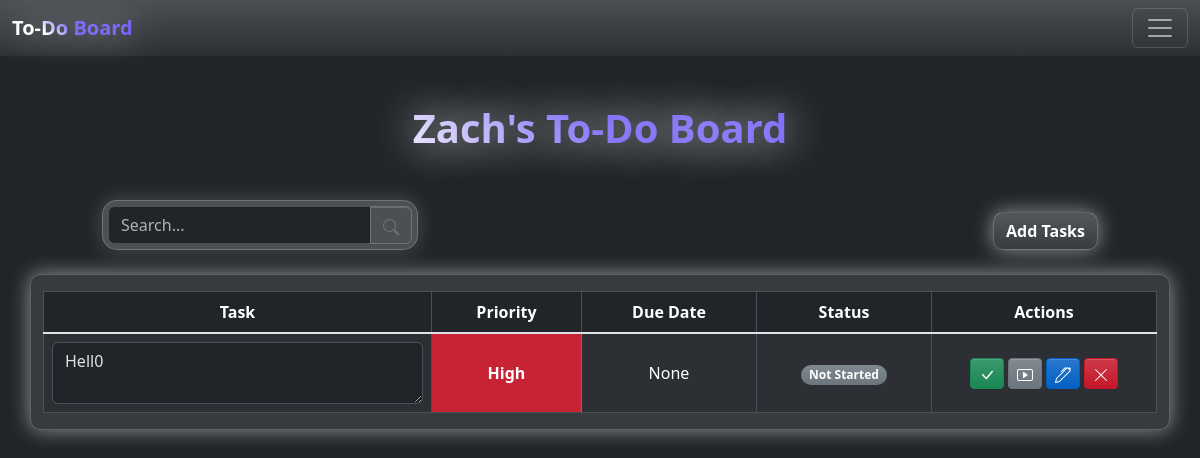
Before: /todo-list (signed in) with the older database file.
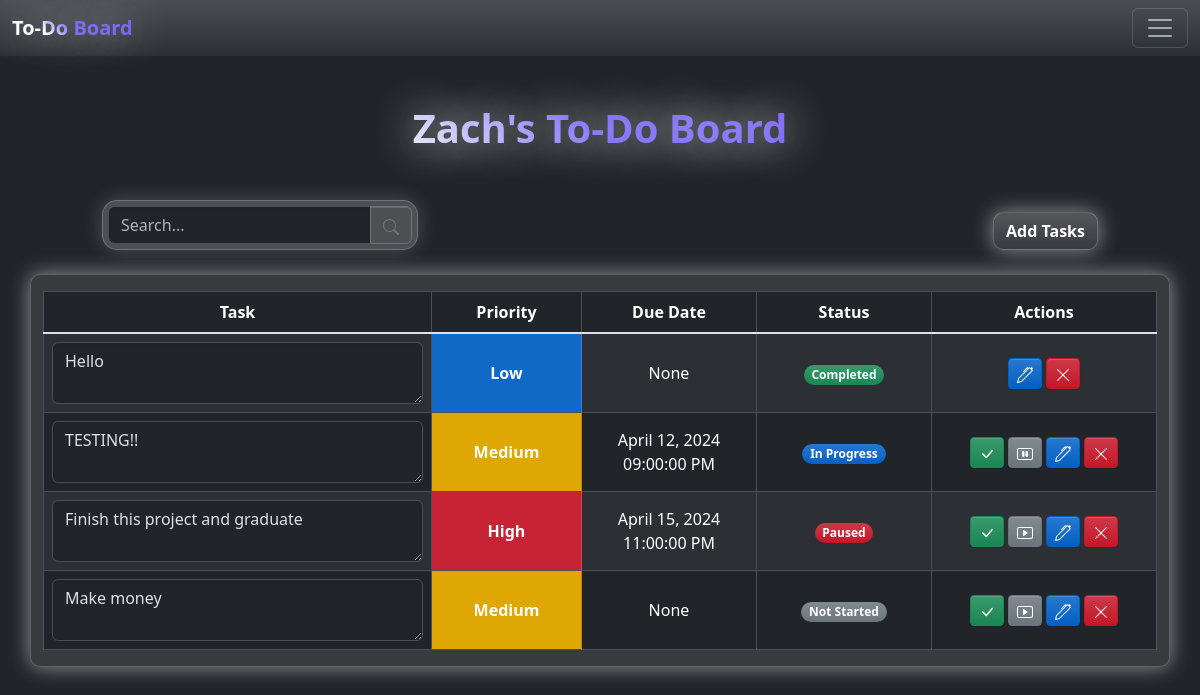
After: the same page with the newer database file.
### Backend/src/models.py (models this page shows, shortened)
class User(db.Model, UserMixin):
    __tablename__ = "users"
    id = Column(Integer, primary_key=True)
    username = Column(String(50), nullable=False)
    email = Column(String(100), unique=True, nullable=False)
    password = Column(String(100), nullable=False)
    created_at = Column(DateTime(timezone=True), server_default=func.now())
    updated_at = Column(DateTime(timezone=True), onupdate=func.now())

class Todo(db.Model):
    __tablename__ = "todos"
    id = Column(Integer, primary_key=True)
    user_id = Column(Integer, ForeignKey("users.id"))  # ForeignKey added here
    task = Column(String(255), nullable=False)
    priority = Column(
        Enum("low", "medium", "high", name="priority_enum"), nullable=False
    )
    due_date = Column(DateTime(timezone=True))  # Optional due_date
    status = Column(
        Enum("Not Started", "In Progress", "Paused", "Completed", name="status_enum"),
        nullable=False,
        default="Not Started",
    )
    created_at = Column(DateTime(timezone=True), server_default=func.now())
    updated_at = Column(DateTime(timezone=True), onupdate=func.now())

### Backend/src/main.py (the view)
@app.route("/todo-list")
@login_required
def todo_list():
    user_todos = (
        Todo.query.filter_by(user_id=current_user.id).order_by(Todo.created_at).all()
    )
    return render_template("todo-list.html", user_todos=user_todos)

### Backend/src/main.py (called while the page is built)
@login_manager.user_loader
def load_user(user_id):
    return User.query.get(int(user_id))

@app.teardown_request
def teardown_request(exception=None):
    db.session.close()

### Frontend/templates/todo-list.html (shortened to what this page needs)
{% extends "base.html" %} {% block content %}
<nav class="navbar bg-body-tertiary">
  <div class="container-fluid">
    <a class="navbar-brand small-gradient-text fw-bold" href="/todo-list"
      >To-Do Board</a
    >
    <button
      class="navbar-toggler dropdown"
      data-bs-toggle="dropdown"
      role="button"
      aria-expanded="false"
      aria-label="Toggle navigation"
    >
      <span class="navbar-toggler-icon"></span>
    </button>
  </div>
</nav>
<h1 class="mt-5 fw-bold text-center small-gradient-text">
  {{ current_user.username | title }}'s To-Do Board
</h1>
<div class="container mt-5 mb-4 me-auto">
  <div class="row d-flex align-items-end me-5 ms-5">
    <div class="col-md-4">
      <div class="input-group search-box">
        <input
          type="text"
          class="form-control"
          aria-label="Search"
          placeholder="Search..."
          id="search"
        />
        <button class="btn btn-outline-secondary" type="button">
          <svg
            xmlns="http://www.w3.org/2000/svg"
            width="16"
            height="16"
            fill="currentColor"
            class="bi bi-search"
            viewBox="0 0 16 16"
          >
            <path
              d="M11.742 10.344a6.5 6.5 0 1 0-1.397 1.398h-.001q.044.06.098.115l3.85 3.85a1 1 0 0 0 1.415-1.414l-3.85-3.85a1 1 0 0 0-.115-.1zM12 6.5a5.5 5.5 0 1 1-11 0 5.5 5.5 0 0 1 11 0"
            />
          </svg>
        </button>
      </div>
    </div>
    <div class="col-md-8 d-flex justify-content-end">
      <button
        type="button"
        class="btn btn-primary fw-semibold table-container"
        data-bs-toggle="modal"
        data-bs-target="#taskModal"
      >
        Add Tasks
      </button>
    </div>
  </div>
</div>
<div class="container table-container">
  <table class="table table-striped table-hover table-bordered mt-3">
    <thead class="text-center">
      <tr>
        <th>Task</th>
        <th class="priority-fixed-width">Priority</th>
        <th class="date-fixed-width">Due Date</th>
        <th class="date-fixed-width">Status</th>
        <th class="actions-fixed-width">Actions</th>
      </tr>
    </thead>
    <tbody class="text-center table-group-divider" id="tablebody">
      {% for todo in user_todos %}
      <tr id="row{{todo.id}}" class="align-middle">
        <td>
          <textarea
            class="form-control col-md-8"
            id="taskTextArea{{todo.id}}"
            rows="2"
            maxlength="255"
            readonly
          >
{{todo.task}}</textarea
          >
        </td>
        {% set priority_class = '' %} {% if todo.priority == 'low' %} {% set
        priority_class = 'table-primary' %} {% elif todo.priority == 'medium' %}
        {% set priority_class = 'table-secondary' %} {% elif todo.priority ==
        'high' %} {% set priority_class = 'table-danger' %} {% endif %}
        <td class="text-capitalize fw-semibold {{ priority_class }} text-white">
          {{ todo.priority }}
        </td>
        {% if todo.due_date %}
        <td>
          {{ todo.due_date.strftime('%B %d, %Y') }}<br />
          {{ todo.due_date.strftime('%I:%M:%S %p') }}
        </td>
        {% else %}
        <td>None</td>
        {% endif %}
        <td>
          {% if todo.status == "Not Started" %}
          <span
            id="statusBadge{{todo.id}}"
            class="badge rounded-pill bg-secondary"
            >{{ todo.status }}</span
          >
          {% elif todo.status == "In Progress" %}
          <span
            id="statusBadge{{todo.id}}"
            class="badge rounded-pill bg-primary"
            >{{ todo.status }}</span
          >
          {% elif todo.status == "Completed" %}
          <span
            id="statusBadge{{todo.id}}"
            class="badge rounded-pill bg-success"
            >{{ todo.status }}</span
          >
          {% elif todo.status == "Paused" %}
          <span id="statusBadge{{todo.id}}" class="badge rounded-pill bg-danger"
            >{{ todo.status }}</span
          >
          {% endif %}
        </td>
        <td>
          {% if todo.status != "Completed" %}
          <button
            class="btn btn-success btn-sm"
            data-todo-id="{{ todo.id }}"
            id="completeTask{{todo.id}}"
          >
            <svg
              xmlns="http://www.w3.org/2000/svg"
              width="16"
              height="16"
              fill="currentColor"
              class="bi bi-check-lg"
              viewBox="0 0 16 16"
            >
              <path
                d="M12.736 3.97a.733.733 0 0 1 1.047 0c.286.289.29.756.01 1.05L7.88 12.01a.733.733 0 0 1-1.065.02L3.217 8.384a.757.757 0 0 1 0-1.06.733.733 0 0 1 1.047 0l3.052 3.093 5.4-6.425z"
              />
            </svg>
          </button>
          {% if todo.status != "Paused" and todo.status != 'Not Started' %}
          <button
            class="btn btn-secondary btn-sm"
            data-todo-id="{{ todo.id }}"
            id="pauseTask{{todo.id}}"
          >
          </button>
          {% elif todo.status == 'Paused' or todo.status == 'Not Started' %}
          <button
            class="btn btn-secondary btn-sm"
            data-todo-id="{{ todo.id }}"
            id="startTask{{todo.id}}"
          >
          </button>
          {% endif %} {% endif %}
          <button
            class="btn btn-primary btn-sm"
            data-todo-id="{{ todo.id }}"
            id="editTask{{todo.id}}"
          >
          </button>
          <button
            class="btn btn-danger btn-sm"
            data-todo-id="{{ todo.id }}"
            id="deleteTask{{todo.id}}"
          >
            <svg
              xmlns="http://www.w3.org/2000/svg"
              width="16"
              height="16"
              fill="currentColor"
              class="bi bi-x-lg"
              viewBox="0 0 16 16"
            >
              <path
                d="M2.146 2.854a.5.5 0 1 1 .708-.708L8 7.293l5.146-5.147a.5.5 0 0 1 .708.708L8.707 8l5.147 5.146a.5.5 0 0 1-.708.708L8 8.707l-5.146 5.147a.5.5 0 0 1-.708-.708L7.293 8z"
              />
            </svg>
          </button>
        </td>
      </tr>
      {% endfor %}
    </tbody>
  </table>
</div>
{% endblock %}

### Frontend/templates/base.html (shortened to what this page needs)
<!doctype html>
<html lang="en" data-bs-theme="dark">
  <head>
    <link
      rel="stylesheet"
      href="{{ url_for('static', filename='css/styles.css') }}"
    />
  </head>
  <body>
    <main>
      {% block content %} {% endblock %}
    </main>
  </body>
</html>

Changed rows visible on the page:
changed Todo: id "Hell0" → "Hello"; priority "High" → "Low"; status "Not Started" → "Completed"
added Todo: id "TESTING!!", priority "Medium", due_date "April 12, 2024", due_date "09:00:00 PM", status "In Progress"
added Todo: id "Finish this project and graduate", priority "High", due_date "April 15, 2024", due_date "11:00:00 PM", status "Paused"
added Todo: id "Make money", priority "Medium", shows "None", status "Not Started"
